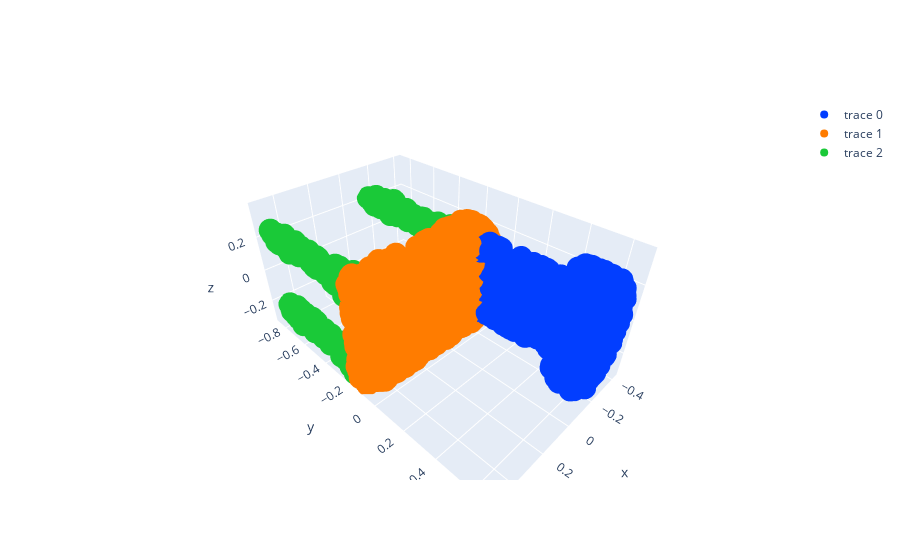

The notebook cell this image was saved under:
### Code cell
#for ground truth
fig = go.Figure()
for i_seg in range(label_max - label_min +1):
    idxs = np.where(s_pt == i_seg)[0]
    color = current_palette.as_hex()[i_seg]
    fig.add_trace(go.Scatter3d(x=x_pt[idxs,0], y=x_pt[idxs,1], z=x_pt[idxs,2],
                                   mode='markers',
                                   marker = dict(color = color )))
    
fig.show()

### Figure 1 — Plotly figure (JSON) as saved in the notebook; plotly's stock layout.template omitted (floating-point values rounded to 4 significant figures; data arrays with more than 128 entries replaced by an {"elided": "..."} marker saying what was removed)
{"data": [{"marker": {"color": "#023eff"}, "mode": "markers", "type": "scatter3d", "x": {"elided": "643 float values"}, "y": {"elided": "643 float values"}, "z": {"elided": "643 float values"}}, {"marker": {"color": "#ff7c00"}, "mode": "markers", "type": "scatter3d", "x": {"elided": "1016 float values"}, "y": {"elided": "1016 float values"}, "z": {"elided": "1016 float values"}}, {"marker": {"color": "#1ac938"}, "mode": "markers", "type": "scatter3d", "x": {"elided": "389 float values"}, "y": {"elided": "389 float values"}, "z": {"elided": "389 float values"}}], "layout": {}}
